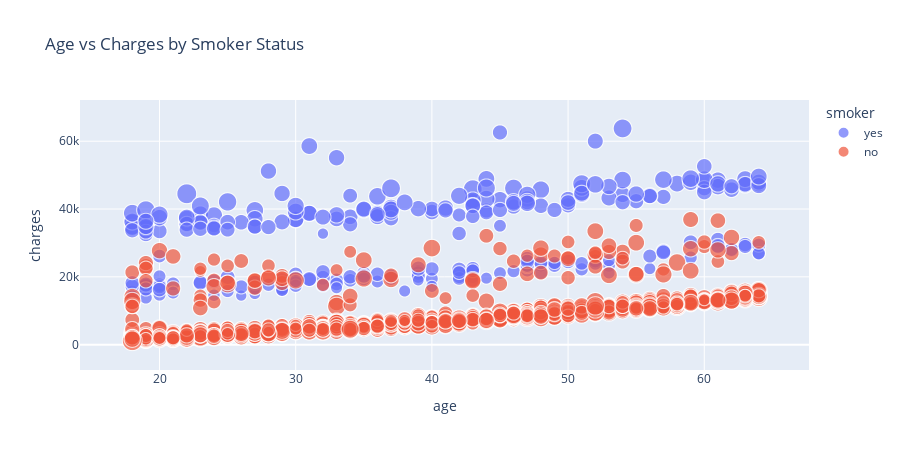

Notebook source saved alongside this figure:
### Markdown cell above
### 2. Scatter Plot - age vs charges

### Code cell
fig = px.scatter(data, x='age', y='charges', color='smoker',
                 size='bmi',
                 title="Age vs Charges by Smoker Status",
                 width=900, height=450)
fig.show()

### Figure 1 — Plotly figure (JSON) as saved in the notebook; plotly's stock layout.template omitted (floating-point values rounded to 4 significant figures; data arrays with more than 128 entries replaced by an {"elided": "..."} marker saying what was removed)
{"data": [{"hovertemplate": "smoker=yes<br>age=%{x}<br>charges=%{y}<br>bmi=%{marker.size}<extra></extra>", "legendgroup": "yes", "marker": {"color": "#636efa", "size": {"elided": "274 float values"}, "sizemode": "area", "sizeref": 0.1328, "symbol": "circle"}, "mode": "markers", "name": "yes", "showlegend": true, "type": "scattergl", "x": {"elided": "274 int values"}, "xaxis": "x", "y": {"elided": "274 float values"}, "yaxis": "y"}, {"hovertemplate": "smoker=no<br>age=%{x}<br>charges=%{y}<br>bmi=%{marker.size}<extra></extra>", "legendgroup": "no", "marker": {"color": "#EF553B", "size": {"elided": "1064 float values"}, "sizemode": "area", "sizeref": 0.1328, "symbol": "circle"}, "mode": "markers", "name": "no", "showlegend": true, "type": "scattergl", "x": {"elided": "1064 int values"}, "xaxis": "x", "y": {"elided": "1064 float values"}, "yaxis": "y"}], "layout": {"height": 450, "legend": {"itemsizing": "constant", "title": {"text": "smoker"}, "tracegroupgap": 0}, "title": {"text": "Age vs Charges by Smoker Status"}, "width": 900, "xaxis": {"anchor": "y", "domain": [0, 1], "title": {"text": "age"}}, "yaxis": {"anchor": "x", "domain": [0, 1], "title": {"text": "charges"}}}}
